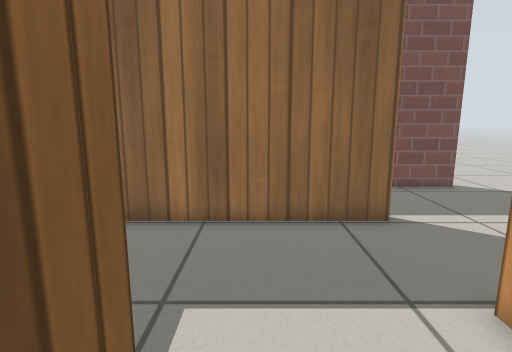
View 1 (above)

18 first-person views from a walk through a robot-simulator world made for Gazebo. The camera is 0.72 m above the floor, tilts 10° down and sees 80° across. The floor is counted in squares, 0.25 m on a side. Each view is taken from the middle of a square. On the plan, view 1 faces up. The plan holds only what a view shows up to about 20 squares ahead; the rest is blank. Gazebo's built-in surfaces are drawn with simple patterns.

View 2
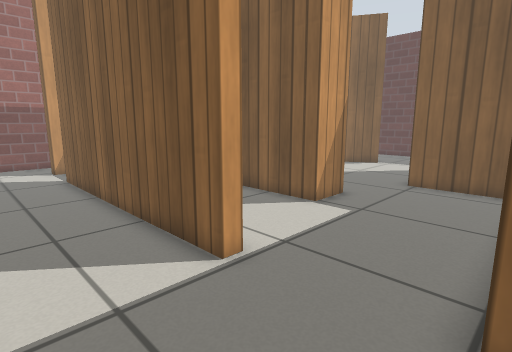

View 3
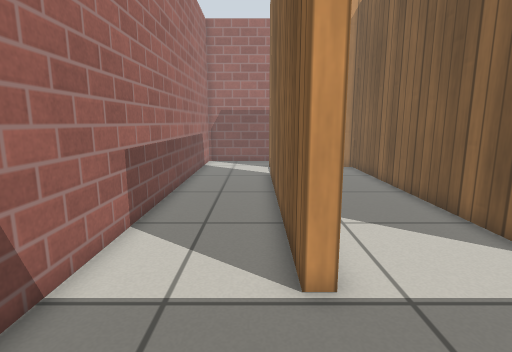

View 4
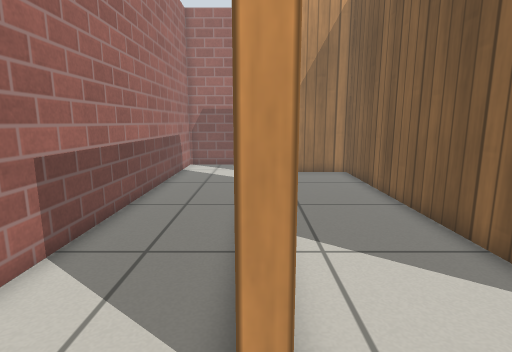

View 5
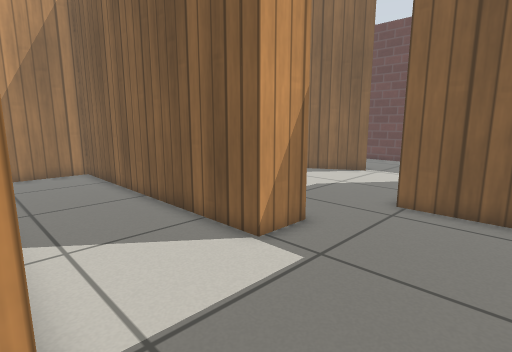

View 6
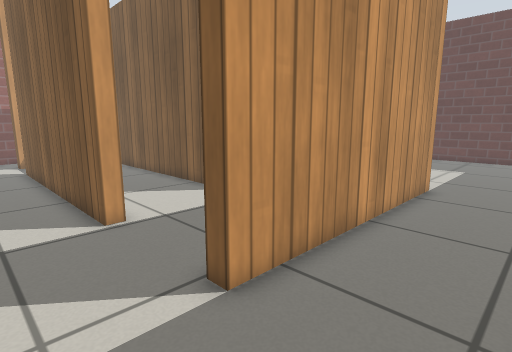

View 7
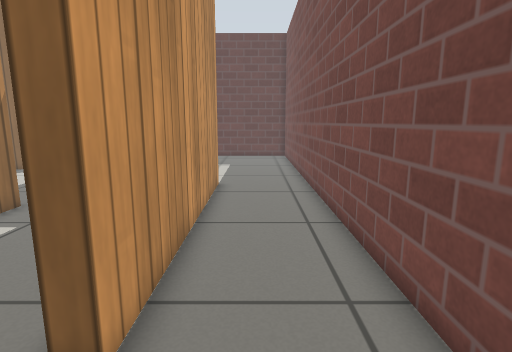

View 8
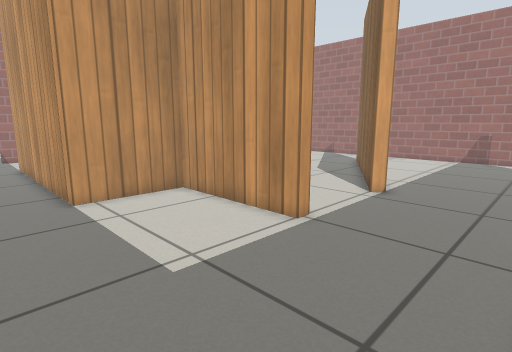

View 9
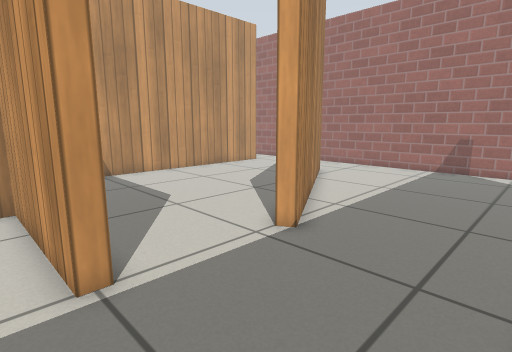

View 10
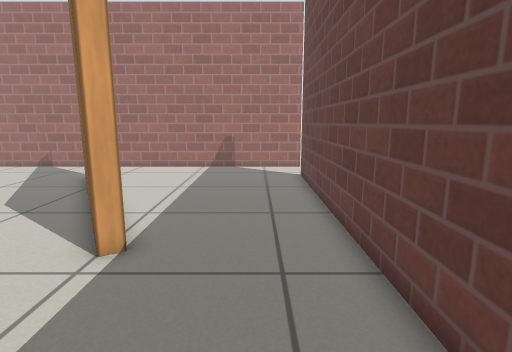

View 11
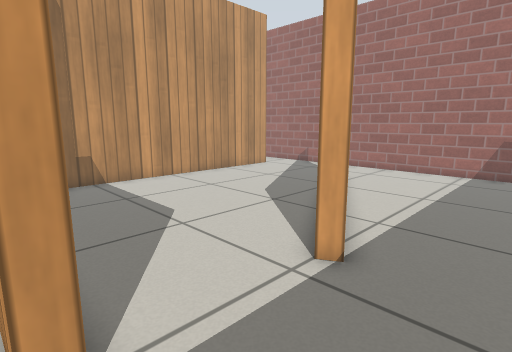

View 12
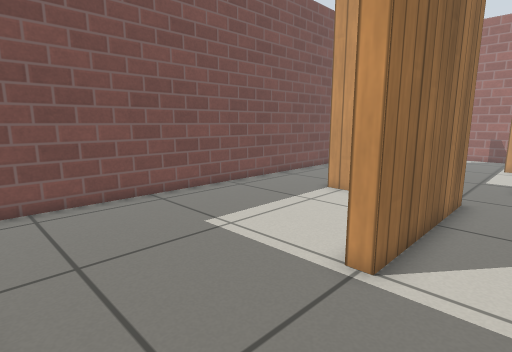

View 13
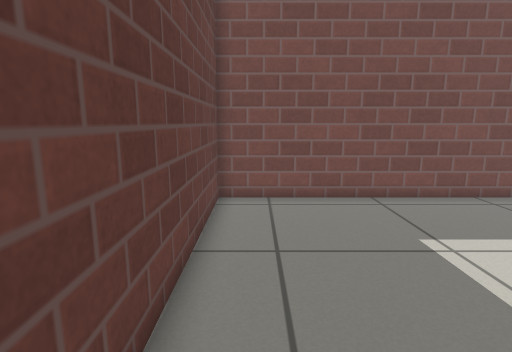

View 14
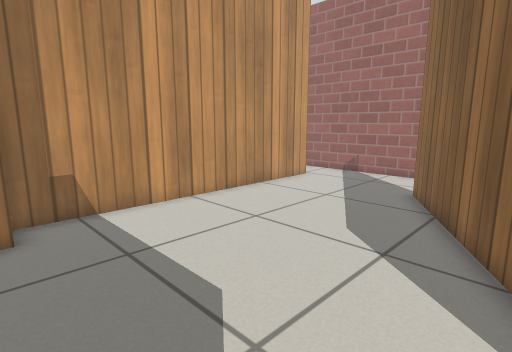

View 15
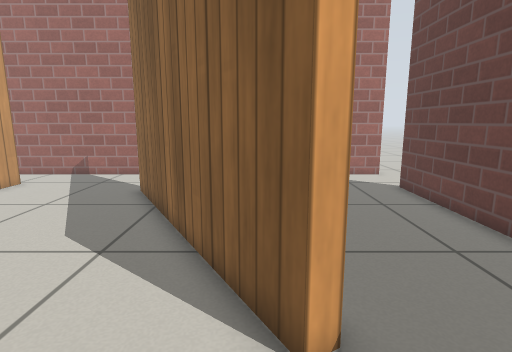

View 16
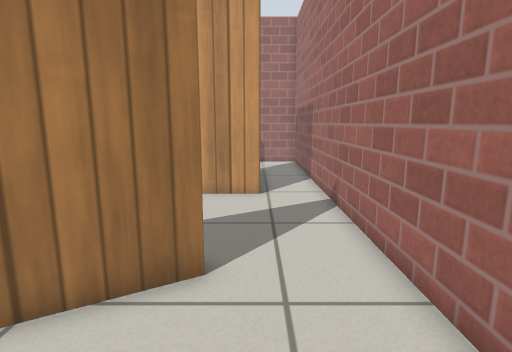

View 17
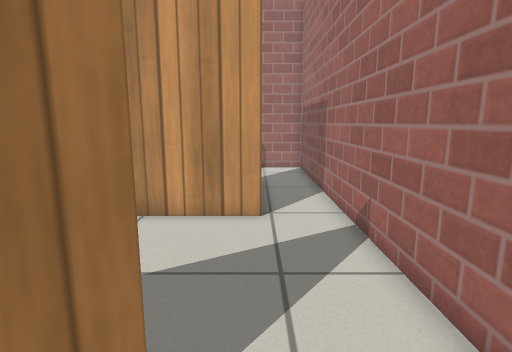

View 18
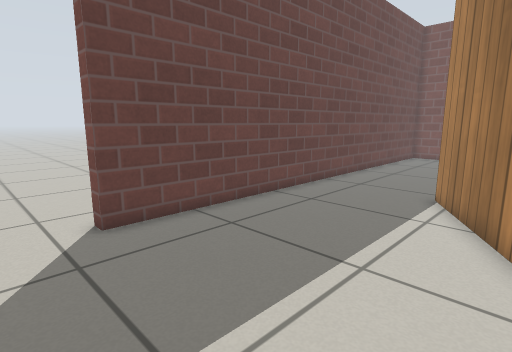

### Floor plan
Points are (right, up) in squares from view 1. A wall is a line through its corners. A room is listed if a view was taken in it or the views show most of it. See-through windows are left out.
Room 1 (views 1, 2, 3, 4, 5)
walls: (3.5, 4.2) (4.2, 4.2) (4.2, -7.9); (-3.4, 2.8) (-1.3, 2.8) (-1.3, -10.6) (4.2, -10.6) (4.2, -11.2); (3.9, 9.2) (3.9, 8.6) (-3.9, 8.6); (-6.6, 7.7) (-6.6, 4.2); (8.5, -11.6) (8.5, 5.3)
ways out: opening at (-4.5, 4.5) to room 2; opening at (6, 9) to room 2; opening at (6.5, -11) to room 2
Room 2 (views 6, 7, 8, 9, 10, 11, 12, 13, 14, 15, 16, 17, 18)
walls: (-6.6, 4.2) (-13.6, 4.2) (-13.6, 4.8) (-7.2, 4.8) (-7.2, 9.2) (3.9, 9.2); (-8.6, -10) (-14.1, -0.5) (-13.6, -0.2) (-8.1, -9.7); (-1.9, -11.2) (-1.9, 2.1); (-20, -13.8) (8.5, -13.8) (8.5, -11.6); (4.4, 13.5) (-19.4, 13.5) (-19.4, -10.4) (-20.1, -10.4); (9, 13.5) (6.1, 13.5)
ways out: opening at (-4.5, 4.5) to room 1; opening at (6, 9) to room 1; opening at (6.5, -11) to room 1; opening at (-20.5, -14); opening at (9.5, 14)

Positions as (right, up) in squares from view 1, and headings:
1: (0, 0), facing up
2: (8, 9), facing down-left
3: (5, 9), facing down
4: (4, 7), facing down
5: (4, 8), facing down-left
6: (7, 13), facing down-left
7: (7, 11), facing left
8: (-19, 12), facing down-right
9: (-19, 6), facing down-right
10: (-17, 6), facing down
11: (-17, 5), facing down-right
12: (-19, 2), facing up-right
13: (-18, 2), facing up
14: (-12, 3), facing down-right
15: (-13, 3), facing down
16: (-14, -11), facing right
17: (-11, -11), facing right
18: (-11, -13), facing up-left
